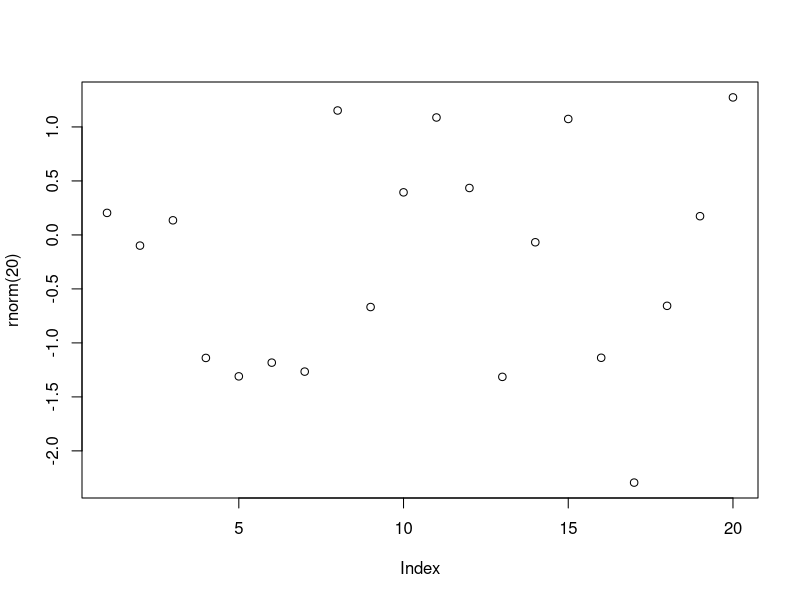

Generate this figure with R:
## ---- chunk 1
knitr::opts_chunk$set(echo = FALSE, fig.align = "center", out.width = "100%")
## ---- chunk 2
plot(rnorm(20))
## ---- chunk 3
knitr::include_graphics("https://beatrizmilz.com/img/rladies_codata.jpg") 
## ---- chunk 4
knitr::include_graphics("https://beatrizmilz.com/img/hacktoberfest.jpg")
